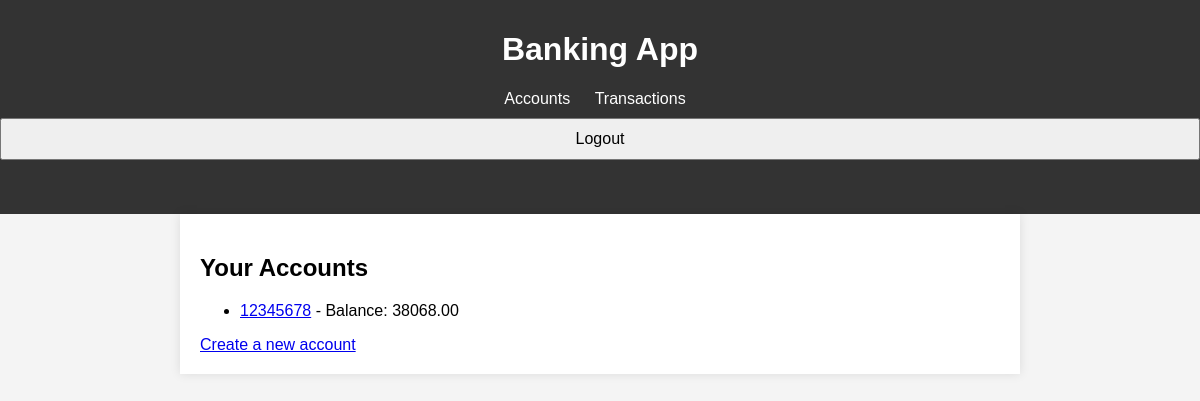
The app's page /accounts/accounts/ (signed in), older data.
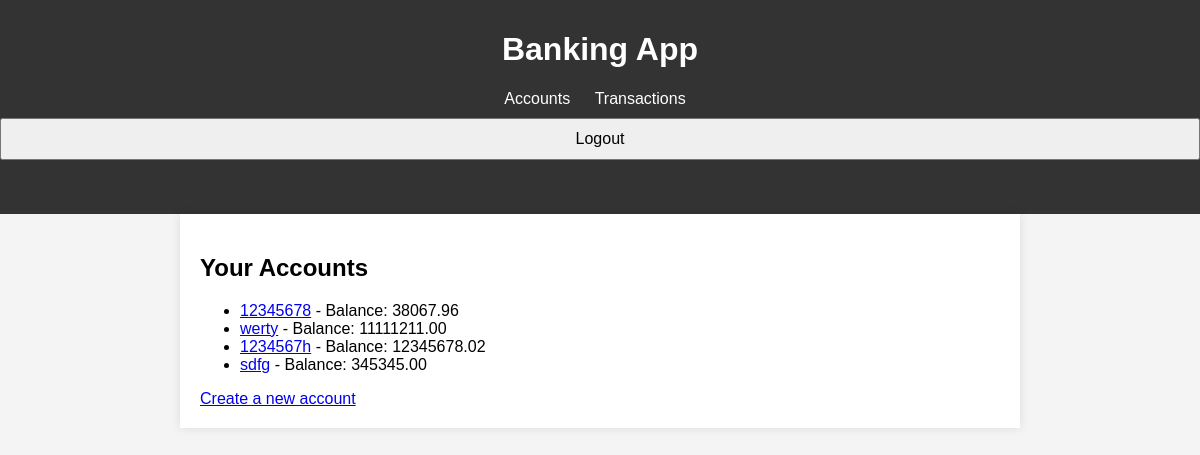
The same page, newer data.
### accounts/models.py (models this page shows, shortened)
class BankAccount(models.Model):
    user = models.ForeignKey(User, on_delete=models.CASCADE)
    account_number = models.CharField(max_length=20, unique=True)
    balance = models.DecimalField(max_digits=10, decimal_places=2, validators=[MinValueValidator(0)])

### accounts/views.py (the view)
# urls.py: path('accounts/', views.account_list, name='account_list'),
@login_required
def account_list(request):
    accounts = BankAccount.objects.filter(user=request.user)
    return render(request, 'accounts/account_list.html', {'accounts': accounts})

### accounts/templates/accounts/account_list.html (shortened to what this page needs)
{% extends 'accounts/base.html' %}
{% block content %}
<h2>Your Accounts</h2>
<ul>
    {% for account in accounts %}
    <li>
        <a href="{% url 'account_detail' account.id %}">{{ account.account_number }}</a> - Balance: {{ account.balance }}
    </li>
    {% endfor %}
</ul>
<a href="{% url 'create_account' %}">Create a new account</a>
{% endblock %}

Row changes from the older to the newer data that the page shows:
changed BankAccount (number 1 of 4 on the later page): balance "38068.00" → "38067.96"
added BankAccount: account_number "werty", balance "11111211.00"
added BankAccount: account_number "1234567h", balance "12345678.02"
added BankAccount: account_number "sdfg", balance "345345.00"
